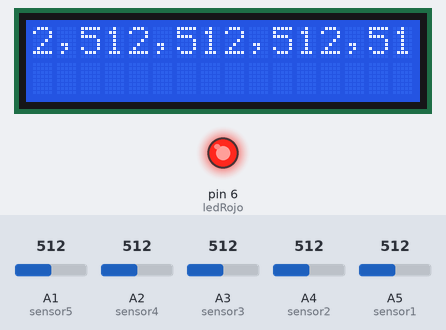
A sketch run on a simulated Arduino Uno, built with avr-gcc and run on an emulated ATmega328P. On the bench: 16×2 character LCD, output pins drawn as LEDs (lit = HIGH). The inputs (shaded band) are chosen by the test bench; at power-on: A1 (sensor5) = 512, A2 (sensor4) = 512, A3 (sensor3) = 512, A4 (sensor2) = 512, A5 (sensor1) = 512. What the sketch prints to the serial monitor is not drawn.

Above: at 1.2 s.
1.3 s: A1 (sensor5) set to 716
At 4.3 s:
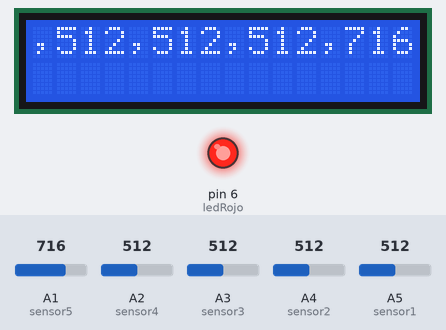
4.4 s: A2 (sensor4) set to 716
At 6.9 s:
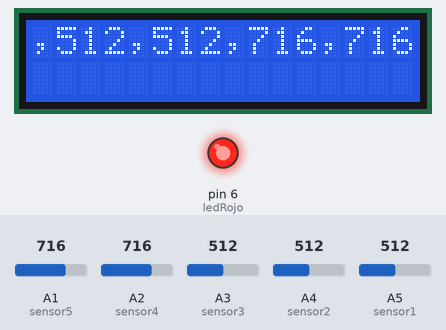
7.5 s: A3 (sensor3) set to 716
At 9.7 s:
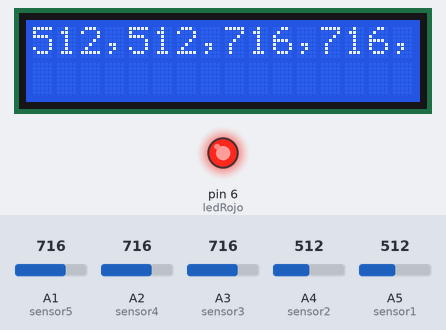
10.8 s: A4 (sensor2) set to 716
At 13.7 s:
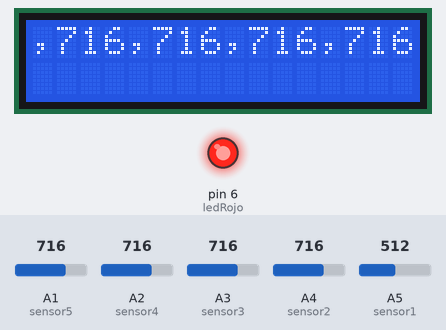
13.9 s: A5 (sensor1) set to 716
At 14.4 s:
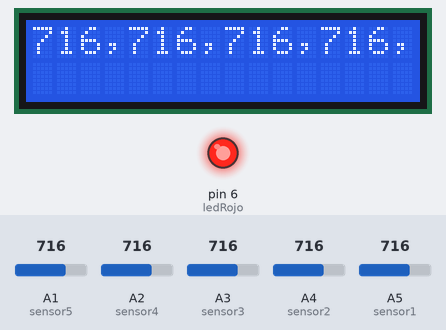
17.0 s: A1 (sensor5) set to 992
At 20.8 s:
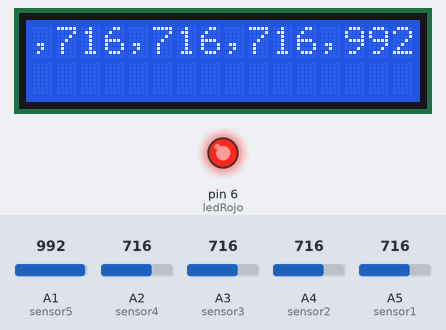
Timing chart, 0 to 21.7 s (numbered marks = the images above; inputs shaded):
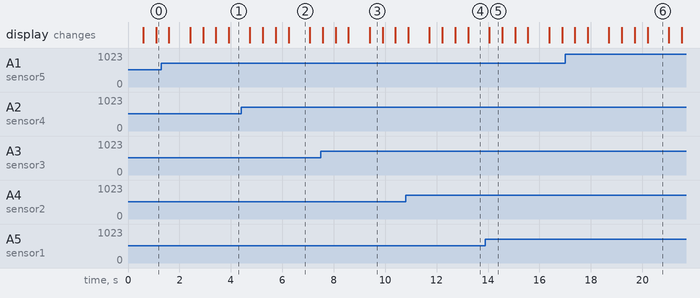

Measured:
- what the display in image 2 shows lasts 0.9 s, from 6.2 s to 7.1 s
- what the display in image 3 shows lasts 0.5 s, from 9.4 s to 9.9 s

The sketch:

Nariz_automatizada_proyecto_dg_ino.ino
```cpp
/********************************************************************
 * Automatización de la Nariz Electrónica a través de un
 * algoritmo de red neuronal previamente entrenada para la detección
 * de Uva, Limón y Platano.
 *
 * Parametros de la red neuronal
 * Red Neuronal con:
 *    5 entradas,
 *    5 neuronas en la capa oculta,
 *    3 neuronas en la capa de salida
 *    Función de transferencia: sigmoidal tanto para la capa oclta como
 *    para la capa de salida.
 *    Valores de Salida:
 *       [0 0 0] - Reposo
 *       [1 0 0] - Uva
 *       [0 1 0] - Limón
 *       [0 0 1] - Platano
 *    Autor: Jacob Avila Camacho
 ********************************************************************/

#include <math.h>
#include <LiquidCrystal.h>

/********************************************************************
 * Configuración de las entradas analógicas para los Sensores de Gas
 ********************************************************************/
int sensorH = A0;
int sensor5 = A1;
int sensor4 = A2;
int sensor3 = A3;
int sensor2 = A4;
int sensor1 = A5;

const int NodosEntrada = 5;
const int NodosOcultos = 25;
const int NodosSalida = 12;

float entradasOriginales[NodosEntrada];
float salida[NodosSalida];

/**************************************************************
 * LCD y Shield
 **************************************************************/
int boton1 = 10;
int ledRojo = 6;
LiquidCrystal lcd(12,11,5,4,3,2);

void setup(){
  Serial.begin(9600);
  pinMode(ledRojo, OUTPUT);
  pinMode(boton1, INPUT);
  lcd.begin(16, 2);
  lcd.print("Inicializando");
  digitalWrite(ledRojo, HIGH);
}

void loop(){
  float valoresEntrada[NodosEntrada] = {
      analogRead(sensor1),
      analogRead(sensor2),
      analogRead(sensor3),
      analogRead(sensor4),
      analogRead(sensor5)
  };
  for(int i = 0; i < NodosEntrada; i++){
    entradasOriginales[i] = valoresEntrada[i];
  }

  RedNeuronal(valoresEntrada, salida);
  imprimeSalida();
  delay(300);
}

/*************************************************************
 * Funcion para mostrar resultados tanto en el puerto serial
 * como en el LCD
 ************************************************************/
void imprimeSalida(){
  String cadenaSalida = "[";
  String cadenaDisplay = "";
  for(int i=0; i < NodosEntrada; i++){
    cadenaSalida += (int)entradasOriginales[i];
    cadenaSalida += ", ";
    cadenaDisplay += (int)entradasOriginales[i];
    cadenaDisplay += ",";
  }
  cadenaSalida += "]";
  cadenaSalida += " -> [ ";
  for(int i = 0; i < NodosSalida; i++){
    cadenaSalida += round(salida[i]);
    cadenaSalida += " ";
  }
  cadenaSalida += "]";
  Serial.println(cadenaSalida);

  lcd.clear();
  lcd.setCursor(0,0);
  lcd.print(cadenaDisplay);
  delay(500);
  lcd.scrollDisplayLeft();
  delay(500);
  lcd.scrollDisplayLeft();
  delay(500);
  lcd.scrollDisplayLeft();
  lcd.setCursor(3,1);
  int a = round(salida[0]);
  int b = round(salida[1]);
  int c = round(salida[2]);

   if(a == 1 && b == 0 && c == 0){
    lcd.print("     Lemon");
   }else if(a == 0 && b == 1 && c == 0){
     lcd.print("     Lemon");
   }else if(a == 0 && b == 0 && c == 1){
     lcd.print("     Lemon");
   }else{
     lcd.print("      ");
   }
   delay(500);
}

/**********************************************************************************
 * Algoritmo de la Red Neuonal
 *
***********************************************************************************/
void RedNeuronal (float *valoresEntrada, float *salida){

  /********************************************************************
   * Pesos y Bias resultantes del entrenamiento
   * wh - Pesos capa oculta
   * bh - Bias de la capa oculta
   * wy - Pesos de la capa de salida
   * by - Bias de la capa de salida
   * minh, maxh, miny, maxy, minX y maxX - valores minimos y maximos
   * en las capas de entrada, oculta y salida
  *********************************************************************/
  float wh[NodosOcultos][NodosEntrada] = {
    {1.55408395937549,-1.1043226704367,-0.625150290104056,1.24415381461713,0.865250653343528},
    {-0.333987097784205,-0.721206585341943,3.37352488434145,-5.07322911980152,-2.07693340364123},
    {3.23458950700433,0.347643021946314,-1.28135412457736,0.94899980165098,2.41451308411358},
    {0.73755571842081,-0.307103639499357,1.31610689318514,1.0891671541182,-1.25840823115218},
    {1.88387842681684,-1.65183585259758,-1.64030545169325,-2.34994972284738,0.556300483132932},
    {-1.35461454319773,-2.30456394544789,1.74222638351933,4.64579347860536,-4.08920369046555},
    {0.911512878262343,-0.687964937002176,-2.46693089254783,3.83277146721375,2.6263573246251},
    {1.60980792120236,1.48846694682671,1.84308113164075,-1.90318108441105,-1.93327299769628},
    {-1.87181456572532,4.23498891806437,-1.39276939550489,0.270771734751143,4.77378624393709},
    {-3.10625185832877,2.66204697303493,-2.62654469546129,2.02255102281772,1.77333964466985},
    {3.16854667310274,1.29749804121902,0.647678122325151,-2.95896800399441,-1.76792085284138},
    {-1.49521881128769,0.162684816915563,-1.79043840734895,2.64758258162315,-2.40661731091662},
    {-5.01819955938409,-3.30659996574816,5.64265639836916,-0.389009408609506,6.31937420930363},
    {-1.63076639825592,-0.997729023851589,-0.818577350898095,1.31979462160145,5.58784845085715},
    {-2.61656425386974,8.2977006266966,-4.27825739821356,-1.5461371969564,0.793943321903053},
    {0.878922030081364,-0.328108064649365,-3.1773166170187,0.081559071001873,-2.36868934127933},
    {-1.47736692735067,1.66772112628762,0.955522208402223,-0.196235029200871,0.59805155584256},
    {-3.36885899509364,-4.59955782636701,-1.90820280643489,1.4138927195772,4.25399082272429},
    {1.19819274043971,-1.06120482471591,-1.58137548688622,2.50679014058705,1.61501257433724},
    {-0.540765676968998,1.61595754714596,0.796249351744687,-0.283902490772289,-0.832290099808185},
    {1.80196111891944,-2.34067588872055,-2.08705122395094,-2.99778322388381,1.63442160408197},
    {-1.45168708486448,-1.05310278091344,-1.8741268561232,-5.99355290690346,-0.0616270122960302},
    {2.49845729747482,1.32399288203247,-2.16710349394517,1.87923628810006,2.6600615494305},
    {2.53996399982555,5.14185135979011,2.54327162130693,-1.15077371703066,1.113372181441},
    {0.80389908913203,0.586142511660586,-1.28908862978698,-1.36198806236759,-0.388669177147121}
  };

  float bh[NodosOcultos] = {-3.25673418641350,
                          -4.67455287457812,
                          -2.39804069646148,
                          -2.93957449457904,
                          -1.46547280646267,
                          -4.41059680162024,
                          1.93339038022594,
                          -0.809827058896212,
                          2.14438740572098,
                          1.69080652722725,
                          -0.131990014101936,
                          0.493648372916902,
                          1.58854041908499,
                          -0.322399657615589,
                          0.0582852552055929,
                          -1.69901263478675,
                          -1.93846044860296,
                          -4.36334133417541,
                          2.14788928277565,
                          -2.52372088439491,
                          1.60589968685329,
                          -1.27876722451295,
                          1.52318364566735,
                          7.91223838358097,
                          3.50250393587091};

  float wy[NodosSalida][NodosOcultos] = {
    {2.24302499404172,-3.92702259741370,-2.17715966347729,2.91615488417604,-3.41820192994365},
    {-2.09640007592253,7.71309853984393,-4.06959432223125,0.403685510572570,2.39010108250865},
    {1.86633665173433,-4.39788864190079,6.46096038222172,-3.02420647628816,-1.04196844711011}
  };

  float by[NodosSalida] = {-2.39041814960659,
                          -0.308761091635939,
                          -0.0658656948663389,
                          -0.667276550492073,
                          -0.624646858334158,
                          -1.78572147857071,
                          -0.662508614747756,
                          -1.38389872142537,
                          -2.05258748595340,
                          0.245103016758037,
                          0.406938924298525,
                          0.415625338410665};

  float minh[NodosEntrada] = {136,39,50,37,31};
  float maxh[NodosEntrada] = {539,165,286,106,477};
  float miny = -1;
  float maxy = 1;
  float minX = 0;
  float maxX = 1;
  float yh[NodosOcultos];
  /**********************************************************************
   * Procesamiento de los valores de entrada de acuerdo a los máximos y
   * mínimos
   **********************************************************************/
  for(int i = 0; i < NodosEntrada; i++){
    valoresEntrada[i] = valoresEntrada[i] - minh[i];
    valoresEntrada[i] = valoresEntrada[i] * (1/(maxh[i] - minh[i]));
    valoresEntrada[i] = valoresEntrada[i] * (maxy - miny);
    valoresEntrada[i] = valoresEntrada[i] + miny;
  }
  /***************************************************************************
   * Calculo de las salidas de la capa oculta utilizando funcion sigmoidal
   ***************************************************************************/
  for(int i = 0; i < NodosOcultos; i++){
    float suma = bh[i];
    for(int j = 0; j < NodosEntrada; j++){
      suma += (valoresEntrada[j] * wh[i][j]);
    }
    yh[i] = (2/(1 + exp(-2*suma)) - 1);
  }
  /***************************************************************************
   * Calculo de las salidas de la capa de salida utilizando funcion sigmoidal
   ***************************************************************************/
  for(int i = 0; i < NodosSalida; i++){
    float suma = by[i];
    for(int j = 0; j < NodosOcultos; j++){
      suma +=  (yh[j] * wy[i][j]);
    }
    salida[i] = (2/(1 + exp(-2*suma)) - 1);
  }
  /**********************************************************************
   * Procesamiento de las salidas de la capa de salida para obtener
   * la salida de la red neuronal
   **********************************************************************/
  for(int i = 0; i < NodosSalida; i++){
    salida[i] = salida[i] - miny;
    salida[i] = salida[i] * (1/(maxy - miny));
    salida[i] = salida[i] * (maxX - minX);
    salida[i] = salida[i] + minX;
  }
}
```
